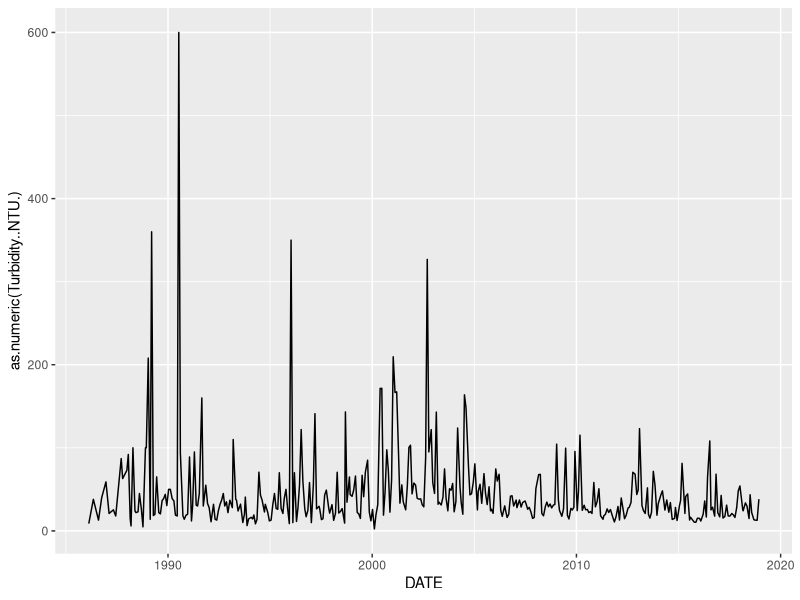

This chart was generated by the following R code:
library(tidyr)
library(dplyr)
library(ggplot2)

Water_Data <- read.csv("marine_water_quality.csv")
Water_Data_tbl <- as_tibble(Water_Data)

Water_Data_tbl %>% 
  filter(Turbidity..NTU. != 'N/A') %>% 
  mutate(DATE = as.Date(Dates)) %>% 
  ggplot(aes(x = DATE, y = as.numeric(Turbidity..NTU.)))+
  geom_line()


           